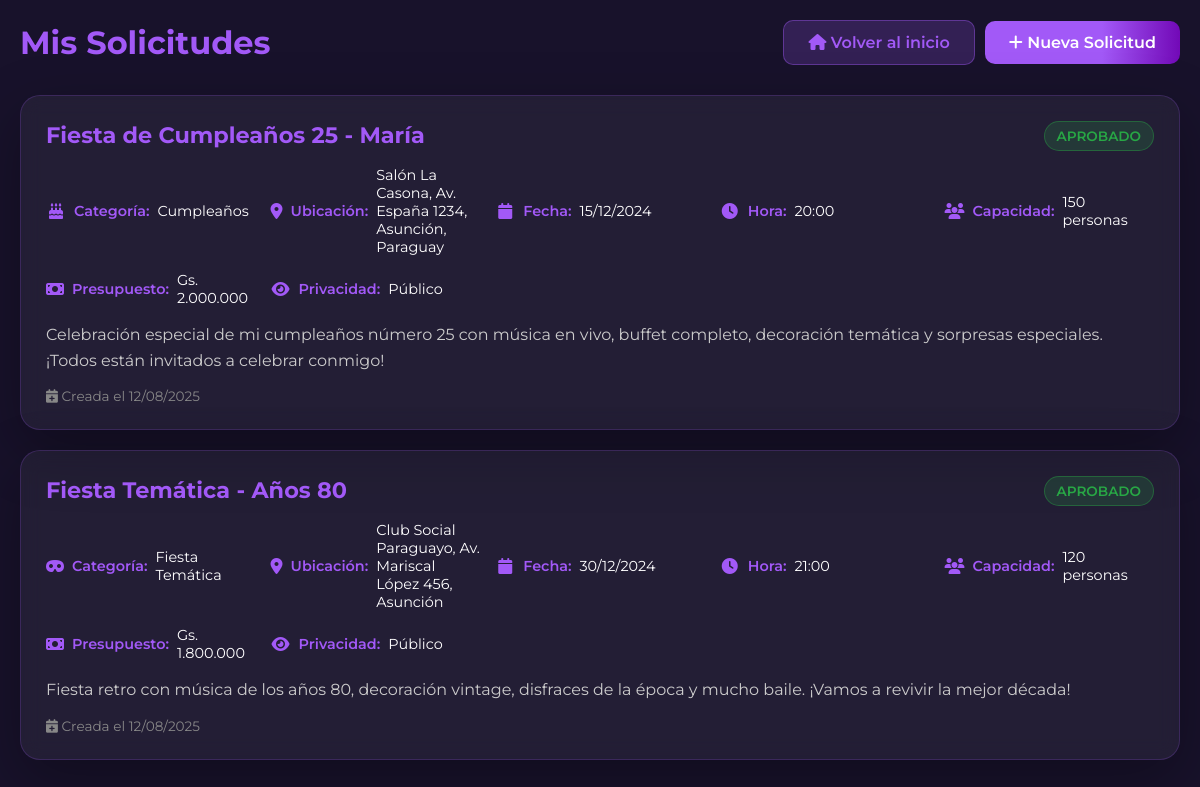
Page /mis_solicitudes.php (signed in) on the committed database.
### tables this page shows
CREATE TABLE IF NOT EXISTS solicitudes_eventos (
        id INT AUTO_INCREMENT PRIMARY KEY,
        usuario_id INT NOT NULL,
        titulo VARCHAR(200) NOT NULL,
        categoria_id INT NOT NULL,
        descripcion TEXT NOT NULL,
        ubicacion VARCHAR(255) NOT NULL,
        fecha_evento DATE NOT NULL,
        hora_evento TIME NOT NULL,
        capacidad INT,
        presupuesto DECIMAL(10,2),
        privacidad ENUM('Público', 'Privado', 'Solo invitados') DEFAULT 'Público',
        contacto VARCHAR(255),
        estado ENUM('Pendiente', 'En revisión', 'Aprobado', 'Rechazado', 'Cancelado') DEFAULT 'Pendiente',
        fecha_creacion TIMESTAMP DEFAULT CURRENT_TIMESTAMP,
        fecha_actualizacion TIMESTAMP DEFAULT CURRENT_TIMESTAMP ON UPDATE CURRENT_TIMESTAMP,
        
        FOREIGN KEY (usuario_id) REFERENCES usuarios(id) ON DELETE CASCADE,
        FOREIGN KEY (categoria_id) REFERENCES categorias_eventos(id) ON DELETE RESTRICT,
        
        INDEX idx_usuario (usuario_id),
        INDEX idx_categoria (categoria_id),
        INDEX idx_fecha_evento (fecha_evento),
        INDEX idx_estado (estado),
        INDEX idx_fecha_creacion (fecha_creacion)
    );

CREATE TABLE IF NOT EXISTS categorias_eventos (
        id INT AUTO_INCREMENT PRIMARY KEY,
        nombre VARCHAR(100) NOT NULL UNIQUE,
        descripcion TEXT,
        icono VARCHAR(50),
        color VARCHAR(7) DEFAULT '#a259f7',
        activa BOOLEAN DEFAULT TRUE,
        fecha_creacion TIMESTAMP DEFAULT CURRENT_TIMESTAMP
    );

### mis_solicitudes.php (the view, shortened to what this page needs)
<?php
$solicitudes = [];
try {
    $conn = obtenerConexion();
    $stmt = $conn->prepare('
        SELECT
            se.id,
            se.titulo,
            se.descripcion,
            se.ubicacion,
            se.fecha_evento,
            se.hora_evento,
            se.capacidad,
            se.presupuesto,
            se.privacidad,
            se.contacto,
            se.estado,
            se.fecha_creacion,
            ce.nombre as categoria_nombre,
            ce.icono as categoria_icono,
            ce.color as categoria_color,
            COUNT(aa.id) as total_archivos
        FROM solicitudes_eventos se
        JOIN categorias_eventos ce ON se.categoria_id = ce.id
        LEFT JOIN archivos_adjuntos aa ON se.id = aa.solicitud_id
        WHERE se.usuario_id = ?
        GROUP BY se.id
        ORDER BY se.fecha_creacion DESC
    ');
    $stmt->bind_param('i', $_SESSION['usuario_id']);
    $stmt->execute();
    $result = $stmt->get_result();
    while ($row = $result->fetch_assoc()) {
        $solicitudes[] = $row;
    }
} catch (Exception $e) {
    $error = 'Error al cargar las solicitudes: ' . $e->getMessage();
}
function formatearFecha($fecha) {
    return date('d/m/Y', strtotime($fecha));
}
function formatearHora($hora) {
    return date('H:i', strtotime($hora));
}
function formatearPresupuesto($presupuesto) {
    return 'Gs. ' . number_format($presupuesto, 0, ',', '.');
}
function obtenerClaseEstado($estado) {
    switch ($estado) {
        case 'Aprobado': return 'estado-aprobado';
    }
}
?>
<!DOCTYPE html>
<html lang="es">
<head>
    <link rel="stylesheet" href="https://cdnjs.cloudflare.com/ajax/libs/font-awesome/6.4.2/css/all.min.css">
    <link rel="stylesheet" href="styles.css">
</head>
<body>
    <div class="solicitudes-container">
        <header class="solicitudes-header">
            <h1 class="solicitudes-title">Mis Solicitudes</h1>
            <div style="display: flex; gap: 10px; align-items: center;">
                <a href="index.php" class="btn-nueva" style="background: rgba(162,89,247,0.2); color: #a259f7; border: 1px solid rgba(162,89,247,0.4);">
                    <i class="fa fa-home"></i> Volver al inicio
                </a>
                <a href="organizar.php" class="btn-nueva">
                    <i class="fa fa-plus"></i> Nueva Solicitud
                </a>
            </div>
        </header>
        <?php if (empty($solicitudes)): ?>
            <div class="sin-solicitudes">
                <i class="fa fa-calendar-plus"></i>
                <h3>No tienes solicitudes aún</h3>
                <p>Comienza creando tu primera solicitud de evento</p>
                <div style="display: flex; gap: 10px; justify-content: center; margin-top: 20px; flex-wrap: wrap;">
                    <a href="index.php" class="btn-nueva" style="background: rgba(162,89,247,0.2); color: #a259f7; border: 1px solid rgba(162,89,247,0.4);">
                        <i class="fa fa-home"></i> Volver al inicio
                    </a>
                    <a href="organizar.php" class="btn-nueva">
                        <i class="fa fa-plus"></i> Crear Solicitud
                    </a>
                </div>
            </div>
        <?php else: ?>
            <div class="solicitudes-grid">
                <?php foreach ($solicitudes as $solicitud): ?>
                    <div class="solicitud-card">
                        <div class="solicitud-header">
                            <h3 class="solicitud-titulo"><?php echo htmlspecialchars($solicitud['titulo']); ?></h3>
                            <span class="estado-badge <?php echo obtenerClaseEstado($solicitud['estado']); ?>">
                                <?php echo htmlspecialchars($solicitud['estado']); ?>
                            </span>
                        </div>
                        <div class="solicitud-info">
                            <div class="info-item">
                                <i class="fa <?php echo htmlspecialchars($solicitud['categoria_icono']); ?> info-icon"></i>
                                <span class="info-label">Categoría:</span>
                                <span class="info-value"><?php echo htmlspecialchars($solicitud['categoria_nombre']); ?></span>
                            </div>
                            <div class="info-item">
                                <i class="fa fa-map-marker-alt info-icon"></i>
                                <span class="info-label">Ubicación:</span>
                                <span class="info-value"><?php echo htmlspecialchars($solicitud['ubicacion']); ?></span>
                            </div>
                            <div class="info-item">
                                <i class="fa fa-calendar info-icon"></i>
                                <span class="info-label">Fecha:</span>
                                <span class="info-value"><?php echo formatearFecha($solicitud['fecha_evento']); ?></span>
                            </div>
                            <div class="info-item">
                                <i class="fa fa-clock info-icon"></i>
                                <span class="info-label">Hora:</span>
                                <span class="info-value"><?php echo formatearHora($solicitud['hora_evento']); ?></span>
                            </div>
                            <?php if ($solicitud['capacidad']): ?>
                            <div class="info-item">
                                <i class="fa fa-users info-icon"></i>
                                <span class="info-label">Capacidad:</span>
                                <span class="info-value"><?php echo htmlspecialchars($solicitud['capacidad']); ?> personas</span>
                            </div>
                            <?php endif; ?>
                            <?php if ($solicitud['presupuesto']): ?>
                            <div class="info-item">
                                <i class="fa fa-money-bill info-icon"></i>
                                <span class="info-label">Presupuesto:</span>
                                <span class="info-value"><?php echo formatearPresupuesto($solicitud['presupuesto']); ?></span>
                            </div>
                            <?php endif; ?>
                            <div class="info-item">
                                <i class="fa fa-eye info-icon"></i>
                                <span class="info-label">Privacidad:</span>
                                <span class="info-value"><?php echo htmlspecialchars($solicitud['privacidad']); ?></span>
                            </div>
                        </div>
                        <div class="solicitud-descripcion">
                            <?php echo htmlspecialchars($solicitud['descripcion']); ?>
                        </div>
                        <div class="solicitud-footer">
                            <div class="fecha-creacion">
                                <i class="fa fa-calendar-plus"></i>
                                Creada el <?php echo formatearFecha($solicitud['fecha_creacion']); ?>
                            </div>
                        </div>
                    </div>
                <?php endforeach; ?>
            </div>
        <?php endif; ?>
    </div>
</body>
</html>

### styles.css (style rules this page uses)
* { margin: 0; padding: 0; box-sizing: border-box; font-family: 'Montserrat', Arial, sans-serif; }
body { background: #18122B; }

### mis_solicitudes.php (style rules this page uses)
.solicitudes-container { max-width: 1200px; margin: 0 auto; padding: 20px; }
.solicitudes-header { display: flex; justify-content: space-between; align-items: center; margin-bottom: 30px; flex-wrap: wrap; gap: 15px; }
.solicitudes-title { color: #a259f7; font-size: 2rem; margin: 0; }
.btn-nueva { background: linear-gradient(90deg, #a259f7 60%, #7209b7 100%); color: white; padding: 12px 24px; border-radius: 10px; text-decoration: none; font-weight: 600; transition: all 0.3s ease; }
.solicitudes-grid { display: grid; gap: 20px; }
.solicitud-card { background: rgba(255,255,255,0.05); border-radius: 20px; padding: 25px; backdrop-filter: blur(10px); border: 1px solid rgba(162,89,247,0.2); box-shadow: 0 20px 60px rgba(0,0,0,0.3); transition: all 0.3s ease; }
.solicitud-header { display: flex; justify-content: space-between; align-items: flex-start; margin-bottom: 15px; flex-wrap: wrap; gap: 10px; }
.solicitud-titulo { color: #a259f7; font-size: 1.4rem; margin: 0; flex: 1; }
.estado-badge { padding: 6px 12px; border-radius: 20px; font-size: 0.85rem; font-weight: 600; text-transform: uppercase; }
.estado-aprobado { background: rgba(40, 167, 69, 0.2); color: #28a745; border: 1px solid rgba(40, 167, 69, 0.4); }
.solicitud-info { display: grid; grid-template-columns: repeat(auto-fit, minmax(200px, 1fr)); gap: 15px; margin-bottom: 15px; }
.info-item { display: flex; align-items: center; gap: 8px; }
.info-icon { color: #a259f7; width: 20px; text-align: center; }
.info-label { color: #a259f7; font-weight: 600; font-size: 0.9rem; }
.info-value { color: #fff; font-size: 0.9rem; }
.solicitud-descripcion { color: #ccc; line-height: 1.6; margin-bottom: 15px; display: -webkit-box; -webkit-line-clamp: 3; -webkit-box-orient: vertical; overflow: hidden; }
.solicitud-footer { display: flex; justify-content: space-between; align-items: center; flex-wrap: wrap; gap: 10px; }
.fecha-creacion { color: #888; font-size: 0.85rem; }

### rows in the picture
solicitudes_eventos: titulo "Fiesta de Cumpleaños 25 - María", estado "APROBADO", categoria.nombre "Cumpleaños", ubicacion "Salón La Casona, Av. España 1234, Asunción, Paraguay", fecha_evento "15/12/2024", hora_evento "20:00", capacidad "150", presupuesto "Gs. 2.000.000", privacidad "Público", descripcion "Celebración especial de mi cumpleaños número 25 con música en vivo, buffet completo, decoración temática y sorpresas especiales. ¡Todos están invitados a celebrar conmigo!", fecha_creacion "12/08/2025"
solicitudes_eventos: titulo "Fiesta Temática - Años 80", estado "APROBADO", categoria.nombre "Fiesta Temática", ubicacion "Club Social Paraguayo, Av. Mariscal López 456, Asunción", fecha_evento "30/12/2024", hora_evento "21:00", capacidad "120", presupuesto "Gs. 1.800.000", privacidad "Público", descripcion "Fiesta retro con música de los años 80, decoración vintage, disfraces de la época y mucho baile. ¡Vamos a revivir la mejor década!", fecha_creacion "12/08/2025"
